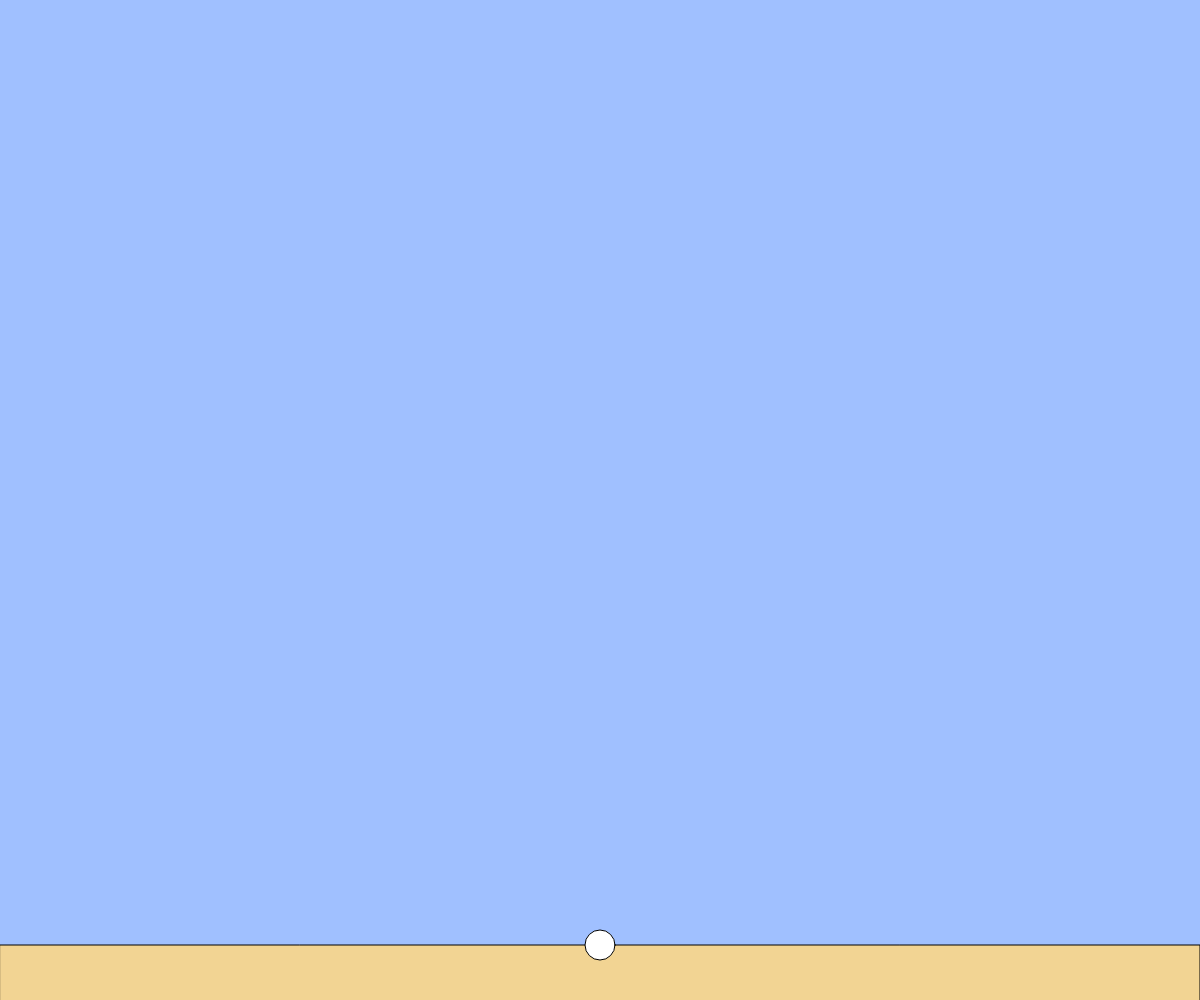
Frame 1 (no input)
Frame 60 (no input): identical to frame 1, image omitted
Frame 120 (the mouse pressed at the canvas centre since frame 60): identical to frame 1, image omitted

The p5.js sketch that drew this single still picture (run headless with seeded random() and noise() and a simulated clock; from frame 60 on, the mouse is pressed at the canvas centre):

// p5.js sketch
// ── sketch.js
// テキスト「キーボード操作に反応する」
let x, y, vy;
const g = 1;
const jump = 30;
const ground = 55;
const size = 30;


function setup() {
  createCanvas(windowWidth, windowHeight);

  x = width / 2;
  y = height - ground;
  vy = 0;
}

function draw() {
  background(160, 192, 255);

  fill(242, 212, 147);
  rect(0, windowHeight - ground, windowWidth, windowHeight);

  fill(255);
  ellipse(x, y, size);

  if (keyIsDown("D".charCodeAt(0))) { x += 10; }
  if (keyIsDown("A".charCodeAt(0))) { x -= 10; }
  if ((keyIsDown(SHIFT)) && (keyIsDown("D".charCodeAt(0)))) { x += 20; }
  if ((keyIsDown(SHIFT)) && (keyIsDown("A".charCodeAt(0)))) { x -= 20; }
  if (x > width) { x = 0; }
  else if (x < 0) { x = width; }

  y += vy;

  if (y < height - ground) {
    vy += g;
  }
  else {
    vy = 0;
    y = height - ground;
  }
}

function keyPressed() {
  if(key == " ")
  if (y >= height - ground) {  // on the ground
    vy = -jump;
 }
}




// イベントハンドラを使用するパターン
// function keyPressed(){
//   if(keyCode == LEFT_ARROW){ x -= 5; }
//   else if(keyCode == RIGHT_ARROW){ x+= 5; }
//   else if(keyCode == DOWN_ARROW){ y += 5; }
//   else if(keyCode == UP_ARROW){ y -= 5; }
//   else if(key == "A"){ x += 10; }
// }

function windowResized() {
  resizeCanvas(windowWidth, windowHeight);
}
